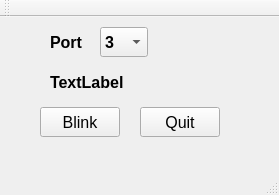
<?xml version="1.0" encoding="UTF-8"?>
<ui version="4.0">
 <class>MainWindow</class>
 <widget class="QMainWindow" name="MainWindow">
  <property name="geometry">
   <rect>
    <x>0</x>
    <y>0</y>
    <width>279</width>
    <height>195</height>
   </rect>
  </property>
  <property name="windowTitle">
   <string>MainWindow</string>
  </property>
  <widget class="QWidget" name="centralWidget">
   <widget class="QComboBox" name="portBox">
    <property name="geometry">
     <rect>
      <x>100</x>
      <y>10</y>
      <width>48</width>
      <height>30</height>
     </rect>
    </property>
    <property name="font">
     <font>
      <pointsize>12</pointsize>
      <bold>true</bold>
     </font>
    </property>
    <item>
     <property name="text">
      <string>3</string>
     </property>
    </item>
    <item>
     <property name="text">
      <string>5</string>
     </property>
    </item>
    <item>
     <property name="text">
      <string>7</string>
     </property>
    </item>
    <item>
     <property name="text">
      <string>8</string>
     </property>
    </item>
    <item>
     <property name="text">
      <string>10</string>
     </property>
    </item>
    <item>
     <property name="text">
      <string>11</string>
     </property>
    </item>
    <item>
     <property name="text">
      <string>12</string>
     </property>
    </item>
    <item>
     <property name="text">
      <string>13</string>
     </property>
    </item>
    <item>
     <property name="text">
      <string>15</string>
     </property>
    </item>
    <item>
     <property name="text">
      <string>16</string>
     </property>
    </item>
    <item>
     <property name="text">
      <string>18</string>
     </property>
    </item>
    <item>
     <property name="text">
      <string>19</string>
     </property>
    </item>
    <item>
     <property name="text">
      <string>21</string>
     </property>
    </item>
    <item>
     <property name="text">
      <string>22</string>
     </property>
    </item>
    <item>
     <property name="text">
      <string>23</string>
     </property>
    </item>
    <item>
     <property name="text">
      <string>24</string>
     </property>
    </item>
    <item>
     <property name="text">
      <string>26</string>
     </property>
    </item>
    <item>
     <property name="text">
      <string>29</string>
     </property>
    </item>
    <item>
     <property name="text">
      <string>31</string>
     </property>
    </item>
    <item>
     <property name="text">
      <string>32</string>
     </property>
    </item>
    <item>
     <property name="text">
      <string>33</string>
     </property>
    </item>
    <item>
     <property name="text">
      <string>35</string>
     </property>
    </item>
    <item>
     <property name="text">
      <string>36</string>
     </property>
    </item>
    <item>
     <property name="text">
      <string>37</string>
     </property>
    </item>
    <item>
     <property name="text">
      <string>38</string>
     </property>
    </item>
    <item>
     <property name="text">
      <string>40</string>
     </property>
    </item>
   </widget>
   <widget class="QLabel" name="label">
    <property name="geometry">
     <rect>
      <x>50</x>
      <y>10</y>
      <width>51</width>
      <height>30</height>
     </rect>
    </property>
    <property name="font">
     <font>
      <pointsize>12</pointsize>
      <weight>75</weight>
      <bold>true</bold>
     </font>
    </property>
    <property name="text">
     <string>Port</string>
    </property>
   </widget>
   <widget class="QPushButton" name="quitButton">
    <property name="geometry">
     <rect>
      <x>140</x>
      <y>90</y>
      <width>80</width>
      <height>30</height>
     </rect>
    </property>
    <property name="font">
     <font>
      <pointsize>12</pointsize>
     </font>
    </property>
    <property name="text">
     <string>Quit</string>
    </property>
   </widget>
   <widget class="QLabel" name="status">
    <property name="geometry">
     <rect>
      <x>50</x>
      <y>50</y>
      <width>141</width>
      <height>30</height>
     </rect>
    </property>
    <property name="font">
     <font>
      <pointsize>12</pointsize>
      <weight>75</weight>
      <bold>true</bold>
     </font>
    </property>
    <property name="text">
     <string>TextLabel</string>
    </property>
   </widget>
   <widget class="QPushButton" name="blinkButton">
    <property name="geometry">
     <rect>
      <x>40</x>
      <y>90</y>
      <width>80</width>
      <height>30</height>
     </rect>
    </property>
    <property name="font">
     <font>
      <pointsize>12</pointsize>
     </font>
    </property>
    <property name="text">
     <string>Blink</string>
    </property>
   </widget>
   <zorder>quitButton</zorder>
   <zorder>blinkButton</zorder>
   <zorder>status</zorder>
   <zorder>label</zorder>
   <zorder>portBox</zorder>
  </widget>
  <widget class="QMenuBar" name="menuBar">
   <property name="geometry">
    <rect>
     <x>0</x>
     <y>0</y>
     <width>279</width>
     <height>22</height>
    </rect>
   </property>
  </widget>
  <widget class="QToolBar" name="mainToolBar">
   <attribute name="toolBarArea">
    <enum>TopToolBarArea</enum>
   </attribute>
   <attribute name="toolBarBreak">
    <bool>false</bool>
   </attribute>
  </widget>
  <widget class="QStatusBar" name="statusBar"/>
 </widget>
 <layoutdefault spacing="6" margin="11"/>
 <resources/>
 <connections>
  <connection>
   <sender>quitButton</sender>
   <signal>clicked()</signal>
   <receiver>MainWindow</receiver>
   <slot>close()</slot>
   <hints>
    <hint type="sourcelabel">
     <x>235</x>
     <y>161</y>
    </hint>
    <hint type="destinationlabel">
     <x>274</x>
     <y>208</y>
    </hint>
   </hints>
  </connection>
 </connections>
</ui>
